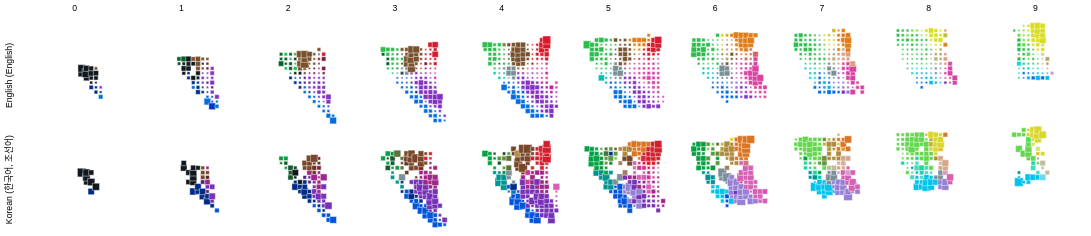

Express this chart as Vega-Lite.
### Vega-Lite specification from a JSON file in a GitHub repository (floating-point values rounded to 4 significant figures; data arrays with more than 128 entries replaced by an {"elided": "..."} marker saying what was removed)
{"$schema": "https://vega.github.io/schema/vega-lite/v3.json", "transform": [{"calculate": "datum.binA + -8", "as": "binA2"}, {"calculate": "datum.binB + -12", "as": "binB2"}, {"calculate": "datum.saliency + 4.21126073643228", "as": "sal"}, {"calculate": "datum.majorTerm +'-' + datum.lang", "as": "majorTermLang"}, {"filter": {"field": "lang", "oneOf": ["English (English)", "Korean (한국어, 조선어)"]}}], "config": {"view": {"stroke": null}, "background": "#fff"}, "facet": {"row": {"field": "lang", "type": "ordinal", "header": {"title": null}}, "column": {"field": "binL", "type": "ordinal", "header": {"title": null}}}, "spacing": {"row": -20, "column": -20}, "spec": {"layer": [{"height": 120, "width": 120, "mark": {"type": "square", "strokeWidth": "0.5", "stroke": "white"}, "encoding": {"x": {"field": "binA2", "type": "ordinal", "scale": {"domain": [-12, -11, -10, -9, -8, -7, -6, -5, -4, -3, -2, -1, 0, 1, 2, 3, 4, 5, 6, 7, 8, 9]}, "axis": null}, "y": {"field": "binB2", "type": "ordinal", "scale": {"domain": [9, 8, 7, 6, 5, 4, 3, 2, 1, 0, -1, -2, -3, -4, -5, -6, -7, -8, -9, -10, -11, -12]}, "axis": null}, "detail": {"field": "majorTerm", "type": "nominal"}, "size": {"field": "sal", "type": "quantitative", "scale": {"range": [4, 100], "type": "pow", "exponent": 2.5, "zero": false}, "legend": null}, "opacity": {"condition": {"selection": "bins", "value": 1}, "value": 0}, "color": {"field": "majorTermLang", "type": "nominal", "scale": {"domain": {"elided": "160 str values"}, "range": {"elided": "160 str values"}}, "legend": null}}}, {"height": 120, "width": 120, "selection": {"bins": {"type": "single", "fields": ["majorTerm"], "on": "mouseover"}}, "mark": "square", "encoding": {"x": {"field": "binA2", "type": "ordinal", "scale": {"domain": [-12, -11, -10, -9, -8, -7, -6, -5, -4, -3, -2, -1, 0, 1, 2, 3, 4, 5, 6, 7, 8, 9]}, "axis": null}, "y": {"field": "binB2", "type": "ordinal", "scale": {"domain": [9, 8, 7, 6, 5, 4, 3, 2, 1, 0, -1, -2, -3, -4, -5, -6, -7, -8, -9, -10, -11, -12]}, "axis": null}, "opacity": {"value": 0}, "size": {"value": 81}, "tooltip": [{"field": "majorTerm", "type": "nominal", "title": "Max Prob. Term"}, {"field": "lab", "type": "nominal", "title": "Lab (L,a,b)"}]}}], "resolve": {"scale": {"color": "independent"}}}, "data": {"values": {"elided": "2439 records"}}}
